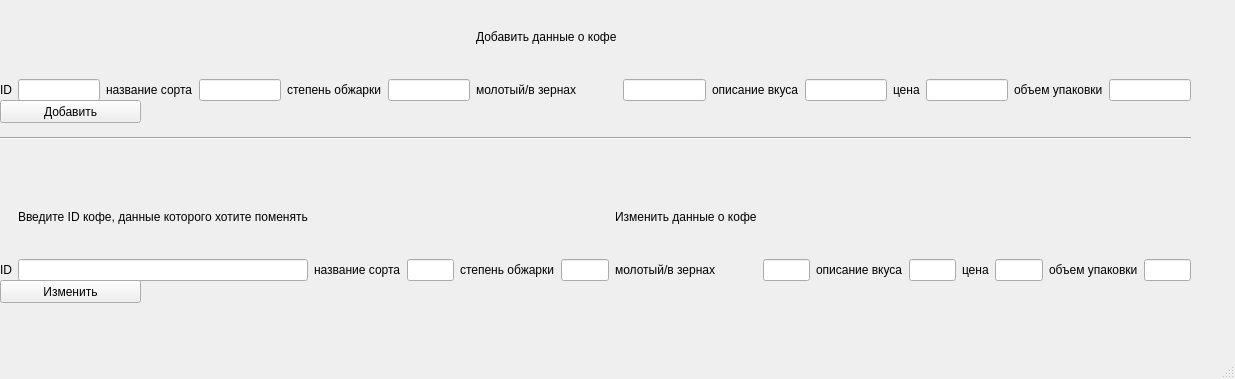
<?xml version="1.0" encoding="UTF-8"?>
<ui version="4.0">
 <class>MainWindow</class>
 <widget class="QMainWindow" name="MainWindow">
  <property name="geometry">
   <rect>
    <x>0</x>
    <y>0</y>
    <width>1235</width>
    <height>379</height>
   </rect>
  </property>
  <property name="windowTitle">
   <string>Добавление/Изменение данных</string>
  </property>
  <widget class="QWidget" name="centralwidget">
   <widget class="QWidget" name="gridLayoutWidget">
    <property name="geometry">
     <rect>
      <x>0</x>
      <y>0</y>
      <width>1191</width>
      <height>101</height>
     </rect>
    </property>
    <layout class="QGridLayout" name="gridLayout">
     <item row="1" column="5">
      <widget class="QLineEdit" name="obj1_edit"/>
     </item>
     <item row="1" column="0">
      <widget class="QLabel" name="label">
       <property name="text">
        <string>ID</string>
       </property>
      </widget>
     </item>
     <item row="1" column="11">
      <widget class="QLineEdit" name="price1_edit"/>
     </item>
     <item row="1" column="3">
      <widget class="QLineEdit" name="sort1_edit"/>
     </item>
     <item row="1" column="13">
      <widget class="QLineEdit" name="v1_edit"/>
     </item>
     <item row="1" column="1">
      <widget class="QLineEdit" name="id1_edit">
       <property name="sizePolicy">
        <sizepolicy hsizetype="Expanding" vsizetype="Minimum">
         <horstretch>0</horstretch>
         <verstretch>0</verstretch>
        </sizepolicy>
       </property>
      </widget>
     </item>
     <item row="1" column="6">
      <widget class="QLabel" name="label_4">
       <property name="text">
        <string>молотый/в зернах</string>
       </property>
      </widget>
     </item>
     <item row="1" column="8">
      <widget class="QLabel" name="label_5">
       <property name="text">
        <string>описание вкуса</string>
       </property>
      </widget>
     </item>
     <item row="1" column="4">
      <widget class="QLabel" name="label_3">
       <property name="text">
        <string>степень обжарки</string>
       </property>
      </widget>
     </item>
     <item row="1" column="7">
      <widget class="QLineEdit" name="zern1_edit"/>
     </item>
     <item row="1" column="12">
      <widget class="QLabel" name="label_7">
       <property name="text">
        <string>объем упаковки</string>
       </property>
      </widget>
     </item>
     <item row="1" column="9">
      <widget class="QLineEdit" name="opis1_edit"/>
     </item>
     <item row="1" column="2">
      <widget class="QLabel" name="label_2">
       <property name="text">
        <string>название сорта</string>
       </property>
      </widget>
     </item>
     <item row="1" column="10">
      <widget class="QLabel" name="label_6">
       <property name="text">
        <string>цена</string>
       </property>
      </widget>
     </item>
     <item row="0" column="6">
      <widget class="QLabel" name="label_8">
       <property name="text">
        <string>Добавить данные о кофе</string>
       </property>
      </widget>
     </item>
    </layout>
   </widget>
   <widget class="QWidget" name="gridLayoutWidget_2">
    <property name="geometry">
     <rect>
      <x>0</x>
      <y>180</y>
      <width>1191</width>
      <height>101</height>
     </rect>
    </property>
    <layout class="QGridLayout" name="gridLayout_2">
     <item row="1" column="1">
      <widget class="QLineEdit" name="id2_edit">
       <property name="sizePolicy">
        <sizepolicy hsizetype="Expanding" vsizetype="Minimum">
         <horstretch>0</horstretch>
         <verstretch>0</verstretch>
        </sizepolicy>
       </property>
      </widget>
     </item>
     <item row="1" column="8">
      <widget class="QLabel" name="label_11">
       <property name="text">
        <string>описание вкуса</string>
       </property>
      </widget>
     </item>
     <item row="1" column="9">
      <widget class="QLineEdit" name="opis2_edit"/>
     </item>
     <item row="1" column="5">
      <widget class="QLineEdit" name="obj2_edit"/>
     </item>
     <item row="1" column="3">
      <widget class="QLineEdit" name="sort2_edit"/>
     </item>
     <item row="1" column="0">
      <widget class="QLabel" name="label_9">
       <property name="text">
        <string>ID</string>
       </property>
      </widget>
     </item>
     <item row="1" column="2">
      <widget class="QLabel" name="label_14">
       <property name="text">
        <string>название сорта</string>
       </property>
      </widget>
     </item>
     <item row="0" column="6">
      <widget class="QLabel" name="label_16">
       <property name="text">
        <string>Изменить данные о кофе</string>
       </property>
      </widget>
     </item>
     <item row="1" column="11">
      <widget class="QLineEdit" name="price2_edit"/>
     </item>
     <item row="1" column="10">
      <widget class="QLabel" name="label_15">
       <property name="text">
        <string>цена</string>
       </property>
      </widget>
     </item>
     <item row="1" column="12">
      <widget class="QLabel" name="label_13">
       <property name="text">
        <string>объем упаковки</string>
       </property>
      </widget>
     </item>
     <item row="1" column="4">
      <widget class="QLabel" name="label_12">
       <property name="text">
        <string>степень обжарки</string>
       </property>
      </widget>
     </item>
     <item row="1" column="6">
      <widget class="QLabel" name="label_10">
       <property name="text">
        <string>молотый/в зернах</string>
       </property>
      </widget>
     </item>
     <item row="1" column="13">
      <widget class="QLineEdit" name="v2_edit"/>
     </item>
     <item row="1" column="7">
      <widget class="QLineEdit" name="zern2_edit"/>
     </item>
     <item row="0" column="1">
      <widget class="QLabel" name="label_17">
       <property name="text">
        <string>Введите ID кофе, данные которого хотите поменять</string>
       </property>
      </widget>
     </item>
    </layout>
   </widget>
   <widget class="Line" name="line">
    <property name="geometry">
     <rect>
      <x>0</x>
      <y>130</y>
      <width>1191</width>
      <height>16</height>
     </rect>
    </property>
    <property name="orientation">
     <enum>Qt::Horizontal</enum>
    </property>
   </widget>
   <widget class="QPushButton" name="add_button">
    <property name="geometry">
     <rect>
      <x>0</x>
      <y>100</y>
      <width>141</width>
      <height>23</height>
     </rect>
    </property>
    <property name="text">
     <string>Добавить</string>
    </property>
   </widget>
   <widget class="QPushButton" name="change_button">
    <property name="geometry">
     <rect>
      <x>0</x>
      <y>280</y>
      <width>141</width>
      <height>23</height>
     </rect>
    </property>
    <property name="text">
     <string>Изменить</string>
    </property>
   </widget>
  </widget>
  <widget class="QMenuBar" name="menubar">
   <property name="geometry">
    <rect>
     <x>0</x>
     <y>0</y>
     <width>1235</width>
     <height>21</height>
    </rect>
   </property>
  </widget>
  <widget class="QStatusBar" name="statusbar"/>
 </widget>
 <resources/>
 <connections/>
</ui>
